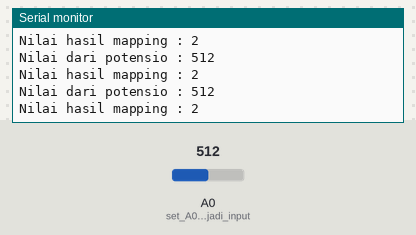
Recording of a sketch running on a simulated Arduino Uno, built with avr-gcc and run on an emulated ATmega328P. On the bench: the last lines printed to the serial monitor. The inputs (shaded band) are chosen by the test bench; at power-on: A0 (set_A0_menjadi_input) = 512.

Above: at 1.3 s.
1.4 s: A0 (set_A0_menjadi_input) set to 716
At 1.81 s:
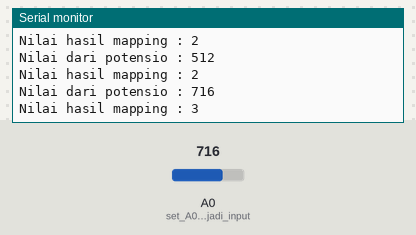
2.9 s: A0 (set_A0_menjadi_input) set to 900
At 3.31 s:
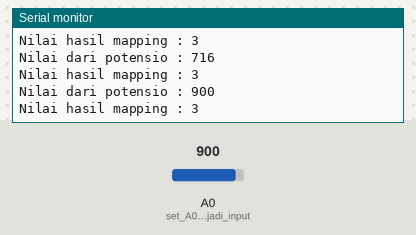
Timing chart, 0 to 5.9 s (numbered marks = the images above; inputs shaded):
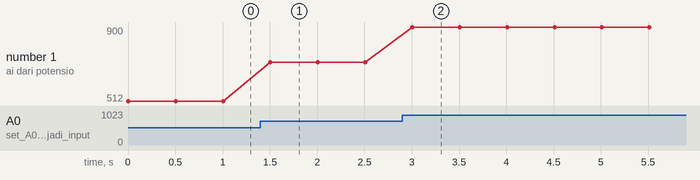

Measured:
- after the input at 1.4 s, the serial monitor: prints a new line after 0.11 s (image 1)
- after the input at 2.9 s, the serial monitor: prints a new line after 0.11 s (image 2)
- plotted number 1: 512 → 716 after the input at 1.4 s, 716 → 900 after the input at 2.9 s

The sketch:

TUTORIAL_Potensio_2.ino
```cpp
/*
 * TUTORIAL POTENSIOMETER PADA ARDUINO DENGAN MAPPING NILAI
 *
 * Pinout (dari kiri ke kanan potensiometer) :
 * GND,A0,VCC
 *
 * Untuk membaca nilai dari pin analog (nilai 0 - 1023)
 * dan mapping ke nilai tertentu
 */

void setup() {
  pinMode(A0,INPUT); //set A0 menjadi input
  Serial.begin(115200); //memulai komunikasi serial pada baud rate 115200
  Serial.println("Mencoba mapping nilai potensiometer pada Arduino");
}

void loop() {
  int hasil = analogRead(A0); //ambil data nilai A0 dan simpan ke variabel hasil
  int hasilMap = map(hasil,0,1023,1,4); //mapping nilai 0 s/d 1023 ke 1 s/d 4
  Serial.println("Nilai dari potensio : " + String(hasil)); //tampilkan pada serial monitor
  Serial.println("Nilai hasil mapping : " + String(hasilMap)); //tampilkan pada serial monitor
  delay(500);  //jeda waktu 500 uS
}
```
